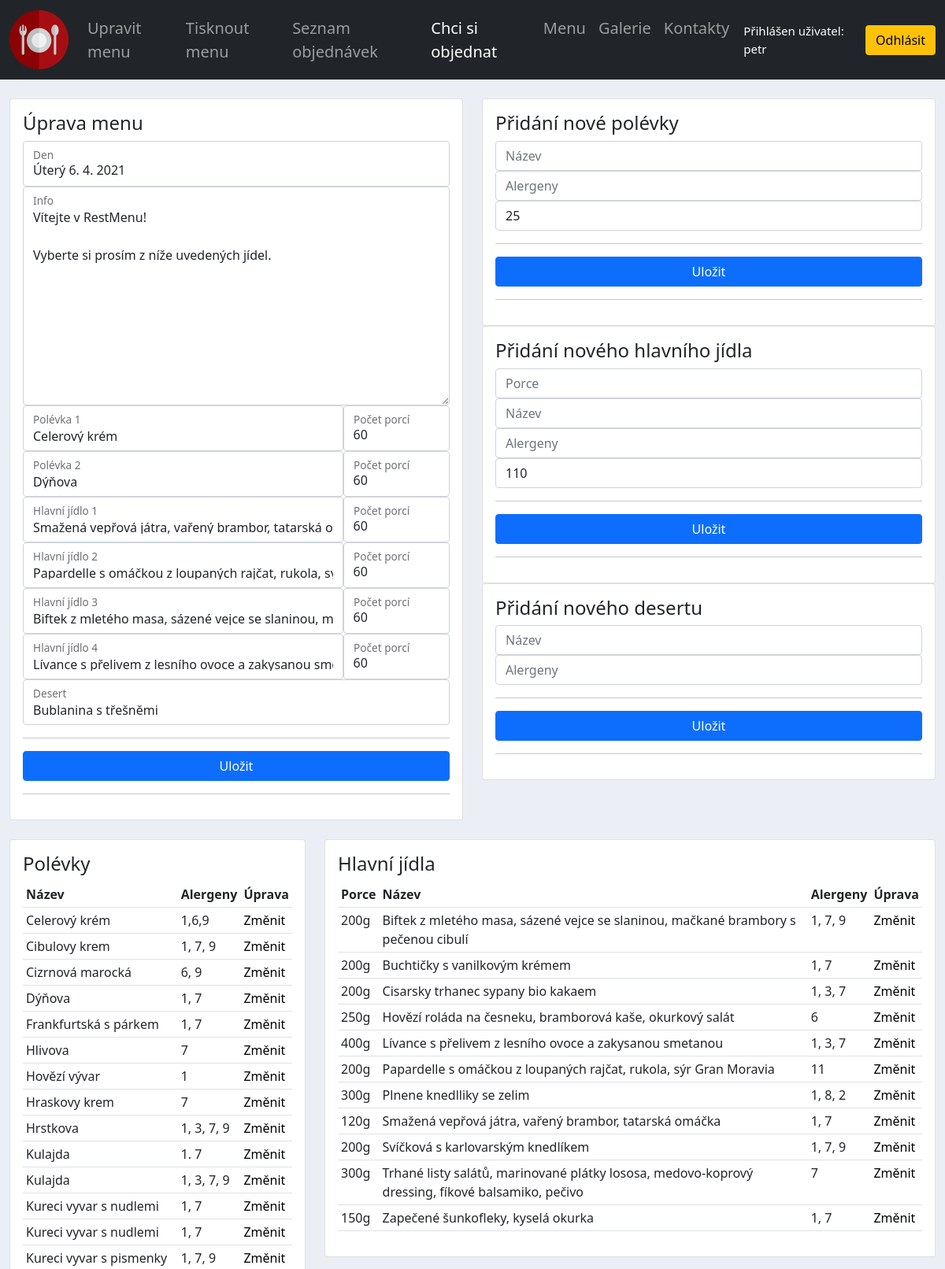
The app's page /edit_menu/1/ (signed in, upper part), older data.
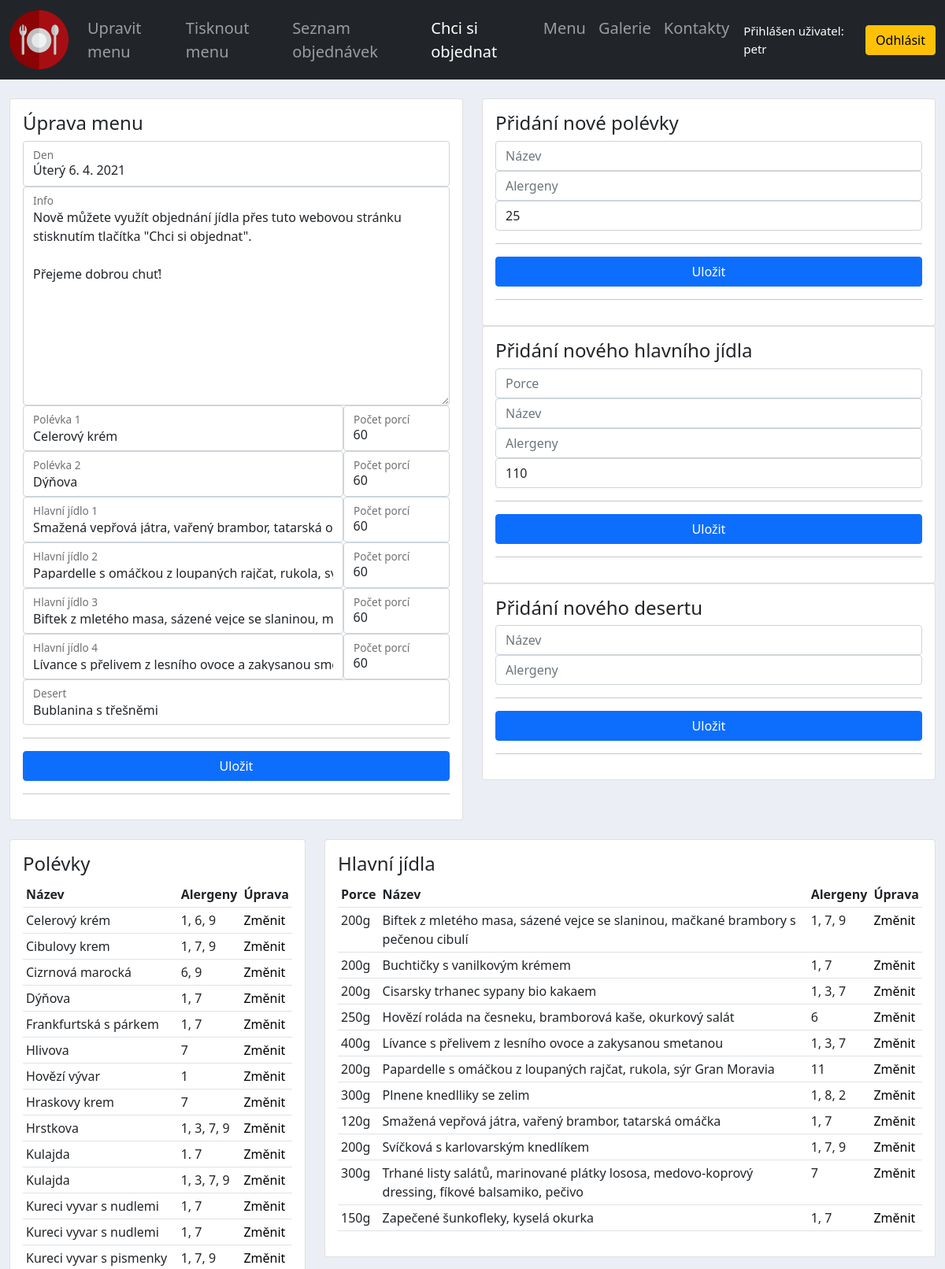
The same page, newer data.
### accounts/models.py (models this page shows)
class Menu(models.Model):
    supper1 = models.ForeignKey(
        Supper, related_name='supper1', null=True, on_delete=models.SET_NULL
    )
    supper1_portions = models.PositiveIntegerField(null=True)
    supper2 = models.ForeignKey(
        Supper, related_name='supper2', null=True, on_delete=models.SET_NULL
    )
    supper2_portions = models.PositiveIntegerField(null=True)
    meal1 = models.ForeignKey(
        Meal, related_name='meal1', null=True, on_delete=models.SET_NULL
    )
    meal1_portions = models.PositiveIntegerField(null=True)
    meal2 = models.ForeignKey(
        Meal, related_name='meal2', null=True, on_delete=models.SET_NULL
    )
    meal2_portions = models.PositiveIntegerField(null=True)
    meal3 = models.ForeignKey(
        Meal, related_name='meal3', null=True, on_delete=models.SET_NULL
    )
    meal3_portions = models.PositiveIntegerField(null=True)
    meal4 = models.ForeignKey(
        Meal, related_name='meal4', null=True, on_delete=models.SET_NULL
    )
    meal4_portions = models.PositiveIntegerField(null=True)
    desert = models.ForeignKey(Desert, null=True, on_delete=models.SET_NULL)
    day = models.CharField(max_length=1000, null=True, default='')
    info = models.TextField(max_length=2000, blank=True)

class Supper(models.Model):
    name = models.CharField(max_length=200, null=True)
    alergens = models.CharField(max_length=200, null=True)
    price = models.PositiveIntegerField(null=True, default=25)
    def __str__(self):
        return self.name

### accounts/views.py (the view)
# urls.py: path('edit_menu/<str:pk>/', views.editMenu, name='edit_menu'),
@login_required(login_url='login')
def editMenu(request, pk):
    menu = Menu.objects.get(id=pk)
    formMenu = MenuForm(instance=menu)
    if request.method == 'POST' and 'EditMenu' in request.POST:
        formMenu = MenuForm(request.POST, instance=menu)
        if formMenu.is_valid():
            formMenu.save()
            messages.success(request, f'Menu změněno!')
            return redirect('/')
    formSupper = EditSupperForm()
    if request.method == 'POST' and 'AddSupper' in request.POST:
        formSupper = EditSupperForm(request.POST)
        if formSupper.is_valid():
            formSupper.save()
            messages.success(request, f'Polívka přidána!')
    formMeal = EditMealForm()
    if request.method == 'POST' and 'AddMeal' in request.POST:
        formMeal = EditMealForm(request.POST)
        if formMeal.is_valid():
            formMeal.save()
            messages.success(request, f'Hlavní jídlo přidáno!')
    formDesert = EditDesertForm()
    if request.method == 'POST' and 'AddDesert' in request.POST:
        formDesert = EditDesertForm(request.POST)
        if formDesert.is_valid():
            formDesert.save()
            messages.success(request, f'Desert přidán!')
    supper = Supper.objects.all().order_by('name')
    meal = Meal.objects.all().order_by('name')
    desert = Desert.objects.all().order_by('name')
    context = {
        'menu': menu,
        'formMenu': formMenu,
        'formSupper': formSupper,
        'formMeal': formMeal,
        'formDesert': formDesert,
        'supper': supper,
        'meal': meal,
        'desert': desert,
    }
    return render(request, 'accounts/menu_form.html', context)

### accounts/forms.py
class EditSupperForm(ModelForm):
    class Meta:
        model = Supper
        fields = '__all__'

### accounts/models.py (called while the page is built)
    def __str__(self):
        return self.name

    def __str__(self):
        return self.name

### accounts/templates/accounts/menu_form.html (shortened to what the changed rows need)
{%  extends 'accounts/main.html' %}
{% load static %}
{% block content %}
<br>
<div class="row">
    <div class="col-lg-6">
        <div class="card card-body">
            <form action="" method="POST">
                <div class="form-floating">
                    {{formMenu.day}}
                    <label>Den</label>
                </div>
                <div class="form-floating">
                    {{formMenu.info}}
                    <label>Info</label>
                </div>
                <div class="d-flex flex-row">
                  <div class="form-floating w-75">
                    {{ formMenu.supper1 }}
                    <label>Polévka 1</label>
                  </div>
                  <div class="form-floating w-25">
                    {{ formMenu.supper1_portions }}
                    <label>Počet porcí</label>
                  </div>
                </div>
                <div class="d-flex flex-row">
                  <div class="form-floating w-75">
                    {{ formMenu.supper2 }}
                    <label>Polévka 2</label>
                  </div>
                  <div class="form-floating w-25">
                    {{ formMenu.supper2_portions }}
                    <label>Počet porcí</label>
                  </div>
                </div>
                <div class="d-flex flex-row">
                  <div class="form-floating w-75">
                    {{ formMenu.meal1 }}
                    <label>Hlavní jídlo 1</label>
                  </div>
                  <div class="form-floating w-25">
                    {{ formMenu.meal1_portions }}
                    <label>Počet porcí</label>
                  </div>
                </div>
                <div class="d-flex flex-row">
                  <div class="form-floating w-75">
                    {{ formMenu.meal2 }}
                    <label>Hlavní jídlo 2</label>
                  </div>
                  <div class="form-floating w-25">
                    {{ formMenu.meal2_portions }}
                    <label>Počet porcí</label>
                  </div>
                </div>
                <div class="d-flex flex-row">
                  <div class="form-floating w-75">
                    {{ formMenu.meal3 }}
                    <label>Hlavní jídlo 3</label>
                  </div>
                  <div class="form-floating w-25">
                    {{ formMenu.meal3_portions }}
                    <label>Počet porcí</label>
                  </div>
                </div>
                <div class="d-flex flex-row">
                  <div class="form-floating w-75">
                    {{ formMenu.meal4 }}
                    <label>Hlavní jídlo 4</label>
                  </div>
                  <div class="form-floating w-25">
                    {{ formMenu.meal4_portions }}
                    <label>Počet porcí</label>
                  </div>
                </div>
                <div class="form-floating">
                    {{formMenu.desert}}
                    <label>Desert</label>
                </div>
            </form>
        </div>
    </div>
</div>
<br>
<div class="row">
    <div class="col-md-4">
        <div class="card card-body">
            <table class="table table-sm table-hover">
      				<tr>
      					<th>Název</th>
      					<th>Alergeny</th>
      					<th>Úprava</th>
      				</tr>
      				{% for s in supper%}
                      <tr>
                              <td>{{s.name}}</td>
                              <td>{{s.alergens}}</td>
                              <td><a id="supper" href="{% url 'edit_supper' s.id %}">Změnit</a></td>
                      </tr>
              {% endfor %}
      			</table>
        </div>
    </div>
    <div class="col-md-8">
        <div class="card card-body">
            <table class="table table-sm table-hover">
      				<tr>
                <th>Porce</th>
                <th>Název</th>
      					<th>Alergeny</th>
      					<th>Úprava</th>
      				</tr>
      			</table>
        </div>
    </div>
</div>
{% endblock %}

Row changes from the older to the newer data that the page shows:
changed Menu "Celerový krém": info "Vítejte v RestMenu! Vyberte si prosím z níže uvedených jídel." → "Nově můžete využít objednání jídla přes tuto webovou stránku stisknutím tlačítka \"Chci si objednat\". Přejeme dobrou chuť!"
changed Supper "Celerový krém": alergens "1,6,9" → "1, 6, 9"
